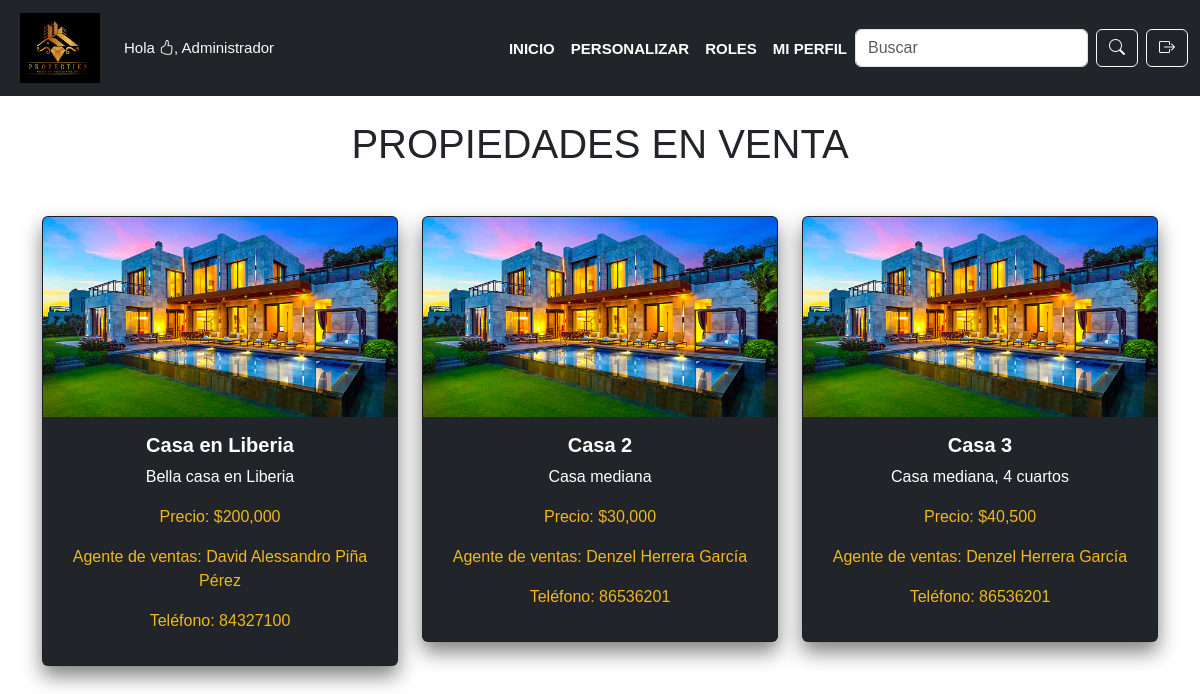
The page /ventas.php (signed in) on the database its author committed.
### tables this page shows
CREATE TABLE `propiedades` (
  `id` int(11) NOT NULL,
  `tipo` enum('alquiler','venta') NOT NULL,
  `destacada` tinyint(1) DEFAULT 0,
  `titulo` varchar(255) NOT NULL,
  `descripcion` varchar(255) NOT NULL,
  `precio` decimal(10,2) NOT NULL,
  `agente_id` int(11) DEFAULT NULL,
  `imagen_id` int(11) DEFAULT NULL,
  `fecha_creacion` timestamp NOT NULL DEFAULT current_timestamp()
);

CREATE TABLE `imagenes` (
  `id` int(11) NOT NULL,
  `nombre` varchar(255) NOT NULL,
  `direccion` varchar(255) NOT NULL,
  `fecha_subida` timestamp NOT NULL DEFAULT current_timestamp()
);

CREATE TABLE `usuarios` (
  `id` int(11) NOT NULL,
  `nombre` varchar(100) NOT NULL,
  `telefono` varchar(20) NOT NULL,
  `correo` varchar(100) NOT NULL,
  `usuario` varchar(50) NOT NULL,
  `contraseña` varchar(255) NOT NULL,
  `privilegio` enum('administrador','agente_de_ventas','publico') DEFAULT NULL,
  `fecha_creacion` timestamp NOT NULL DEFAULT current_timestamp()
);

### php/venta.php (called while the page is built)
<?php
include_once 'php/conexion.php';
$query = "SELECT propiedades.titulo, propiedades.descripcion, propiedades.precio, imagenes.direccion AS imagen, usuarios.nombre AS nombre_usuario, usuarios.telefono AS telefono_usuario
    FROM propiedades
    INNER JOIN imagenes ON propiedades.imagen_id = imagenes.id
    INNER JOIN usuarios ON propiedades.agente_id = usuarios.id
    WHERE propiedades.tipo = 'venta'
    ORDER BY propiedades.fecha_creacion DESC";
$resultado = mysqli_query($conection, $query);

### ventas.php (the view, shortened to what this page needs)
<?php
include './php/mostrar.php';
include_once './php/venta.php';
?>
<!DOCTYPE html>
<html lang="en">
<head>
    <link rel="stylesheet" href="./style/index.css">
    <link href="https://cdn.jsdelivr.net/npm/bootstrap@5.3.0/dist/css/bootstrap.min.css" rel="stylesheet">
    <link href="https://cdn.jsdelivr.net/npm/bootstrap-icons/font/bootstrap-icons.css" rel="stylesheet">
    <link rel="stylesheet" type="text/css" href="./php/dynamic-styles.php">
</head>
<body style="background-color: <?php mostrarColor2(); ?>; color: <?php mostrarColor1(); ?>;">
    <?php include_once './assets/include/navbar.php'; ?>
    <br>
    <div class="container">
        <h1 class="text-center mb-5">PROPIEDADES EN VENTA</h1>
        <div class="row">
            <?php while ($propiedad = mysqli_fetch_assoc($resultado)) : ?>
                <div class="col-md-4 mb-5">
                    <div class="card" style="background-color: <?php mostrarColor1(); ?>;">
                        <img src="<?php echo $propiedad['imagen']; ?>" alt="<?php echo $propiedad['titulo']; ?>">
                        <div class="card-body">
                            <h5 class="card-title text-center" style="color: <?php mostrarColor2(); ?>;"><?php echo $propiedad['titulo']; ?></h5>
                            <p class="card-text text-center" style="color: <?php mostrarColor2(); ?>;"><?php echo $propiedad['descripcion']; ?></p>
                            <p class="text-center" style="color: <?php mostrarColor3(); ?>;">Precio: $<?php echo number_format($propiedad['precio']); ?></p>
                            <p class="text-center" style="color: <?php mostrarColor3(); ?>;">Agente de ventas: <?php echo $propiedad['nombre_usuario']; ?></p>
                            <p class="text-center" style="color: <?php mostrarColor3(); ?>;">Teléfono: <?php echo $propiedad['telefono_usuario']; ?></p>
                        </div>
                    </div>
                </div>
            <?php endwhile; ?>
        </div>
    </div>
</body>
</html>

### style/index.css (style rules this page uses)
* { font-family: Arial, Helvetica, sans-serif; }
.card { overflow: hidden; box-shadow: 0 10px 20px rgba(0, 0, 0, 0.5); transition: transform 0.3s ease, box-shadow 0.3s ease; }
.card img { height: 200px; transition: transform 0.3s ease; }
.card-title { font-size: 1.25rem; font-weight: bold; }

### rows shown on the page
propiedades: imagen.direccion (picture), titulo "Casa en Liberia", descripcion "Bella casa en Liberia", precio "200,000", agente.nombre "David Alessandro Piña Pérez", agente.telefono "84327100"
propiedades: imagen.direccion (picture), titulo "Casa 2", descripcion "Casa mediana", precio "30,000", agente.nombre "Denzel Herrera García", agente.telefono "86536201"
propiedades: imagen.direccion (picture), titulo "Casa 3", descripcion "Casa mediana, 4 cuartos", precio "40,500", agente.nombre "Denzel Herrera García", agente.telefono "86536201"

### other values the page prints
$nombreUsuario "Administrador"
